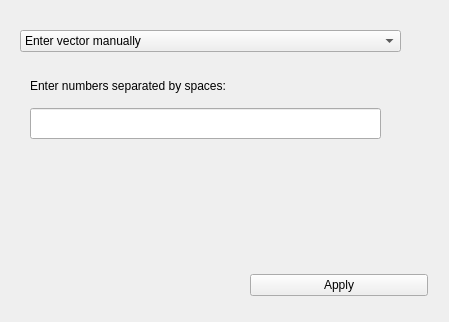
<?xml version="1.0" encoding="UTF-8"?>
<ui version="4.0">
 <class>FrequenciesForm</class>
 <widget class="QWidget" name="FrequenciesForm">
  <property name="geometry">
   <rect>
    <x>0</x>
    <y>0</y>
    <width>449</width>
    <height>322</height>
   </rect>
  </property>
  <property name="windowTitle">
   <string>Dialog</string>
  </property>
  <widget class="QWidget" name="layoutWidget">
   <property name="geometry">
    <rect>
     <x>20</x>
     <y>30</y>
     <width>381</width>
     <height>221</height>
    </rect>
   </property>
   <layout class="QVBoxLayout" name="verticalLayout_5">
    <item>
     <widget class="QComboBox" name="modeStack">
      <item>
       <property name="text">
        <string>Enter vector manually</string>
       </property>
      </item>
      <item>
       <property name="text">
        <string>logspace (a,b,c)</string>
       </property>
      </item>
      <item>
       <property name="text">
        <string>linspace (a,b,c)</string>
       </property>
      </item>
      <item>
       <property name="text">
        <string>Load vector from filePath</string>
       </property>
      </item>
     </widget>
    </item>
    <item>
     <widget class="QStackedWidget" name="selecVector">
      <property name="currentIndex">
       <number>0</number>
      </property>
      <widget class="QWidget" name="manual">
       <widget class="QLineEdit" name="manualValues">
        <property name="geometry">
         <rect>
          <x>10</x>
          <y>50</y>
          <width>351</width>
          <height>31</height>
         </rect>
        </property>
       </widget>
       <widget class="QLabel" name="label">
        <property name="geometry">
         <rect>
          <x>10</x>
          <y>20</y>
          <width>291</width>
          <height>16</height>
         </rect>
        </property>
        <property name="text">
         <string>Enter numbers separated by spaces:</string>
        </property>
       </widget>
      </widget>
      <widget class="QWidget" name="logspace">
       <widget class="QWidget" name="layoutWidget2">
        <property name="geometry">
         <rect>
          <x>30</x>
          <y>40</y>
          <width>176</width>
          <height>94</height>
         </rect>
        </property>
        <layout class="QHBoxLayout" name="horizontalLayout_2">
         <item>
          <layout class="QVBoxLayout" name="verticalLayout_3">
           <item>
            <widget class="QLabel" name="label_6">
             <property name="text">
              <string>Start (rad/s):</string>
             </property>
            </widget>
           </item>
           <item>
            <widget class="QLabel" name="label_7">
             <property name="text">
              <string>End (rad/s):</string>
             </property>
            </widget>
           </item>
           <item>
            <widget class="QLabel" name="label_8">
             <property name="text">
              <string>n:</string>
             </property>
            </widget>
           </item>
          </layout>
         </item>
         <item>
          <layout class="QVBoxLayout" name="verticalLayout_4">
           <item>
            <widget class="QLineEdit" name="logStart"/>
           </item>
           <item>
            <widget class="QLineEdit" name="logEnd"/>
           </item>
           <item>
            <widget class="QLineEdit" name="logCount"/>
           </item>
          </layout>
         </item>
        </layout>
       </widget>
      </widget>
      <widget class="QWidget" name="linspace">
       <widget class="QWidget" name="layoutWidget3">
        <property name="geometry">
         <rect>
          <x>30</x>
          <y>40</y>
          <width>176</width>
          <height>94</height>
         </rect>
        </property>
        <layout class="QHBoxLayout" name="horizontalLayout">
         <item>
          <layout class="QVBoxLayout" name="verticalLayout">
           <item>
            <widget class="QLabel" name="label_3">
             <property name="text">
              <string>Start (rad/s):</string>
             </property>
            </widget>
           </item>
           <item>
            <widget class="QLabel" name="label_4">
             <property name="text">
              <string>End (rad/s):</string>
             </property>
            </widget>
           </item>
           <item>
            <widget class="QLabel" name="label_5">
             <property name="text">
              <string>n:</string>
             </property>
            </widget>
           </item>
          </layout>
         </item>
         <item>
          <layout class="QVBoxLayout" name="verticalLayout_2">
           <item>
            <widget class="QLineEdit" name="linStart"/>
           </item>
           <item>
            <widget class="QLineEdit" name="linEnd"/>
           </item>
           <item>
            <widget class="QLineEdit" name="linCount"/>
           </item>
          </layout>
         </item>
        </layout>
       </widget>
      </widget>
      <widget class="QWidget" name="filePage">
       <widget class="QPushButton" name="fileButton">
        <property name="geometry">
         <rect>
          <x>20</x>
          <y>30</y>
          <width>161</width>
          <height>25</height>
         </rect>
        </property>
        <property name="text">
         <string>Choose filePath</string>
        </property>
       </widget>
       <widget class="QTextBrowser" name="filePathLabel">
        <property name="geometry">
         <rect>
          <x>20</x>
          <y>60</y>
          <width>256</width>
          <height>121</height>
         </rect>
        </property>
       </widget>
       <widget class="QLabel" name="label_2">
        <property name="geometry">
         <rect>
          <x>30</x>
          <y>10</y>
          <width>121</width>
          <height>16</height>
         </rect>
        </property>
        <property name="text">
         <string>Input filePath:</string>
        </property>
       </widget>
      </widget>
     </widget>
    </item>
   </layout>
  </widget>
  <widget class="QWidget" name="layoutWidget4">
   <property name="geometry">
    <rect>
     <x>250</x>
     <y>270</y>
     <width>178</width>
     <height>31</height>
    </rect>
   </property>
   <layout class="QHBoxLayout" name="horizontalLayout_3">
    <item>
     <widget class="QPushButton" name="okButton">
      <property name="text">
       <string>Apply</string>
      </property>
     </widget>
    </item>
   </layout>
  </widget>
  <zorder>layoutWidget</zorder>
  <zorder>layoutWidget</zorder>
  <zorder>selecVector</zorder>
 </widget>
 <resources/>
 <connections>
  <connection>
   <sender>modeStack</sender>
   <signal>currentIndexChanged(int)</signal>
   <receiver>selecVector</receiver>
   <slot>setCurrentIndex(int)</slot>
   <hints>
    <hint type="sourcelabel">
     <x>138</x>
     <y>41</y>
    </hint>
    <hint type="destinationlabel">
     <x>138</x>
     <y>80</y>
    </hint>
   </hints>
  </connection>
 </connections>
</ui>
